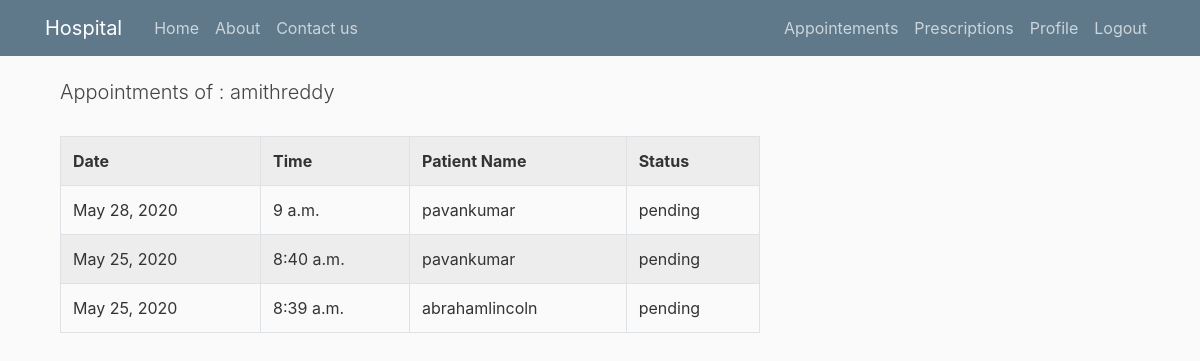
Screenshot of /accounts/appointments/doctor/ (signed in) with the database file from the repository.
### accounts/models.py (models this page shows, shortened)
class Appointment(models.Model):
    patient_name = models.ForeignKey(User, related_name='patient_name',on_delete = models.CASCADE)
    consulting_doctor = models.ForeignKey(User,related_name='consulting_doctor',on_delete = models.CASCADE)
    status = models.CharField(max_length=15,choices = STATUS)
    date = models.DateField()
    time = models.TimeField()

### accounts/views.py (the view)
# urls.py: path('appointments/<str:type>/',user_views.appointments,name='appointments'),
@login_required
def appointments(request,type):
    if type == 'patient':
        data = Appointment.objects.filter(patient_name = request.user).order_by('-date','-time')
    else :
        data = Appointment.objects.filter(consulting_doctor = request.user).order_by('-date','-time')
    return render(request,'accounts/appointments.html',{'appointments':data,'type':type})

### accounts/templates/accounts/appointments.html
{% extends "accounts/base.html" %}
{% block content %}
    <div class="container">
        {% if appointments %}
        <h2 class="page-header lead">Appointments of : {{user.username}}</h2>
        <br/>
        <table class="table table-striped table-bordered table-hover table-condensed">
            <tr>
                <th>Date</th>
                <th>Time</th>
                {% if type == 'patient' %}
                    <th>Consulting Doctor</th>
                {% else %}
                    <th>Patient Name</th>
                {% endif %}
                <th>Status </th>
            </tr>
              {% if type == 'patient' %}
                {% for appointment in appointments %}
                    <tr>
                        <td>{{appointment.date}}</td>
                        <td>{{appointment.time}}</td>
                        <td>{{appointment.consulting_doctor}}</td>
                        <td>{{appointment.status}} </td>
                    </tr>
                {% endfor %}
              {% else%}
                {% for appointment in appointments %}
                    <tr>
                        <td>{{appointment.date}}</td>
                        <td>{{appointment.time}}</td>
                        <td>{{appointment.patient_name}}</td>
                        <td>{{appointment.status}} </td>
                    </tr>
                {% endfor %}
              {% endif %}
        </table>
        {% else %}
        <h3>There are no appointments Yet!</h3>
        {% endif %}
    </div>
{% endblock content %}

### accounts/static/accounts/styles.css (style rules this page uses)
body { background: #fafafa; color: #333333; margin-top: 5rem; }
h1, h2, h3, h4, h5, h6 { color: #444444; }

### rows the page displays
Appointment: date "May 28, 2020", time "9 a.m.", patient_name "pavankumar", status "pending"
Appointment: date "May 25, 2020", time "8:40 a.m.", patient_name "pavankumar", status "pending"
Appointment: date "May 25, 2020", time "8:39 a.m.", patient_name "abrahamlincoln", status "pending"

### other values shown
{{ user.username }} "amithreddy"
